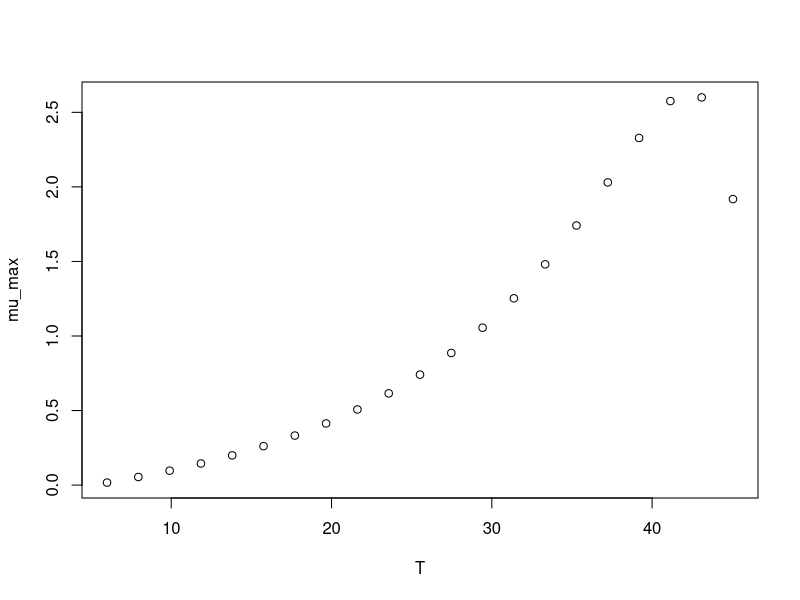

Write R code to recreate this figure.
#############################
# start of Parameter script
#############################
T <- seq(5.99400599400599,45.045,length.out=21)
#############################
# end of Parameter script
#############################
############################# 
# start of Model script Gropin ID 353 
#############################
 
# constant coefficients for this model
 
variables <- data.frame(T)
argumentsPar <- expand.grid(variables)
 
# heart of the model
response_surface <- function(T) {
   mumax <-(-0.366+3.003*exp(-((log(2)/(log(0.296)^2))*log((((T-42.330)*((0.296^2)-1))/(15.653*0.296))+1)^2)))

return(mumax=mumax)
} 

# output parameters
mumax <- cbind(argumentsPar,response_surface(argumentsPar['T']))
colnames(mumax) <- c(colnames(argumentsPar),'mumax')
#############################
# End of Model script
#############################
############################# 
# start of Visualisation script Gropin ID 353 
#############################
plot(T,mumax$mumax,
                          xlab='T',
                          ylab='mu_max')
#############################
# End of Visualisation script
#############################
